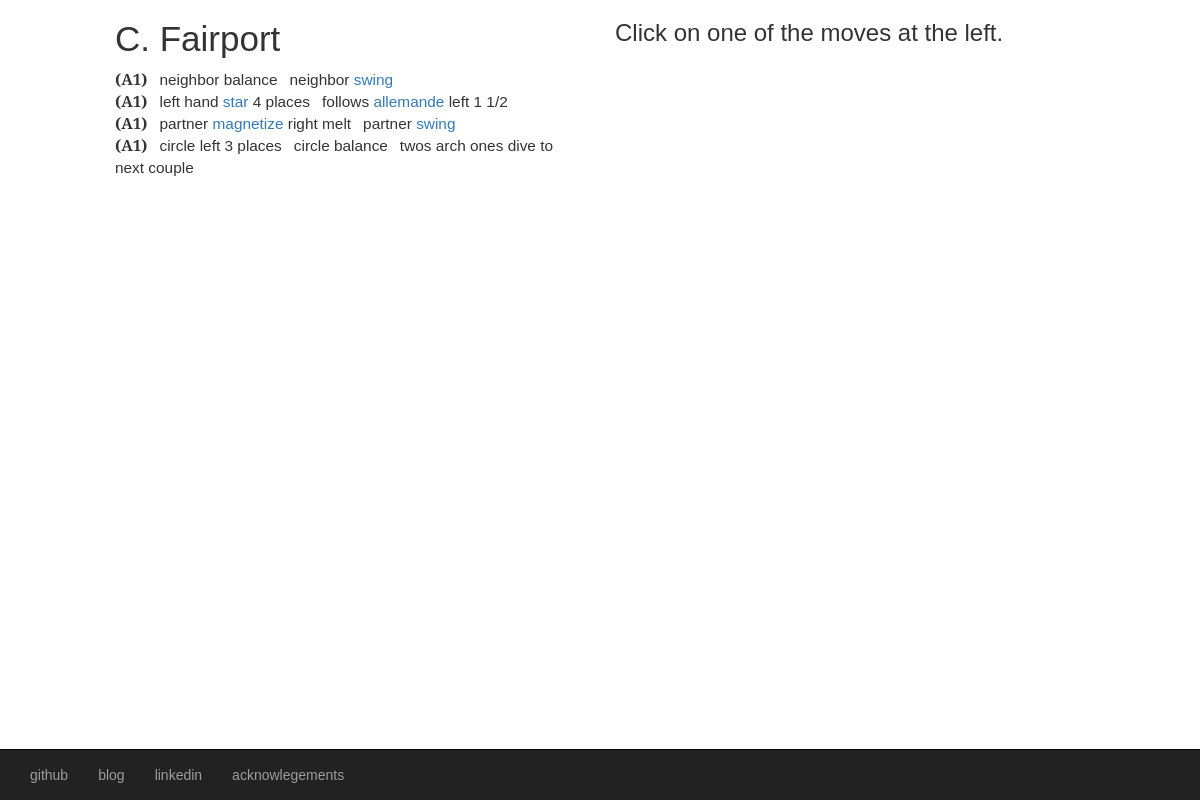
The app's page /new with its own data.
### model.py (models this page shows, shortened)
class Move(db.Model):
    __tablename__ = "moves"
    move_code = db.Column(db.String(12), primary_key=True)
    type_code = db.Column(db.String(24), db.ForeignKey('types.type_code'))
    move_name = db.Column(db.String(64), nullable=False)
    beats = db.Column(db.Integer, nullable=False)
    follows_move = db.Column(db.Integer, nullable=False)
    leads_move = db.Column(db.Integer, nullable=False)
    same_side = db.Column(db.Integer, nullable=True)
    type_ = db.relationship('Type_', backref=db.backref('moves'))

### server.py (the view)
@app.route('/new')
def generate():
    title = make_title()
    print title
    dance = simple_trans()
    print dance
    return render_template("new.html", dance=dance, title=title)

### algorithm.py (called while the page is built)
def pull_move_codes():
    all_codes = db.session.query(Move.move_code).all()
    return all_codes

def make_moves():
    all_moves = pull_move_codes()
    move_dict = {}
    for code in all_moves:
        move_code = code[0]
        move_dict[move_code] = MoveObj(move_code)
    return move_dict

def do_it_all():
    da_dict = make_moves()
    new_dance = DanceObj(da_dict)
    return new_dance.dance_moves, da_dict

    def get_attributes(self):
        self.type_code, self.beats, self.name = db.session.query(Move.type_code, Move.beats, Move.move_name).filter(Move.move_code == self.move_code).one()
        self.move_lead, self.move_follow, self.same_side = db.session.query(Move.leads_move, Move.follows_move, Move.same_side).filter(Move.move_code == self.move_code).one()
        self.min, self.max = db.session.query(Type_.min_repeats, Type_.max_repeats).filter(Type_.type_code == self.type_code).one()
        self.orphanable = self.orphanable()
        self.values = self.get_values()

    def get_values(self):
        values = db.session.query(Chain.value).filter(Chain.key_ == self.move_code).all()
        values_list = []
        for value in values:
            values_list.append(value[0])
        return values_list

    def orphanable(self):
        return self.min != 0

    def pick_progression(self):
        prog_list = db.session.query(Progression.last, Progression.first, Progression.start).all()
        last_move, first_move, start_position = choice(prog_list)
        return (last_move, first_move, start_position)

    def len_left_init(self, last_move):
        move_beats = self.move_dict[last_move].beats
        minus_last = DANCE_LENGTH - move_beats
        return minus_last

    def count_dance(self, dance):
        count = 0
        for each_move in dance:
            move_time = self.move_dict[each_move].beats
            count += move_time
        return count

    def find_follows(self, dance):
        follow_count = 0
        for each_move in dance:
            follows_code = self.move_dict[each_move].move_follow
            if follows_code < 10:
                follows_move = follows_code
            else:
                follows_move = FUNKY_MOVES[follows_code][follow_count]
            follow_count += follows_move
            follow_count = follow_count % 4
        return follow_count

### code_to_choreo.py (called while the page is built)
def make_dance():
    dance_moves, da_dict = algorithm.do_it_all()
    print "DANCE MOVES: ", dance_moves
    return dance_moves, da_dict

### templates/new.html (shortened to what this page needs)
{% extends 'base.html' %}
{% block content %}
  <div class="container-fluid">
    <div class="row">
      <div class="col-xs-12 col-md-5 col-md-offset-1">
        <h2>{{ title }}</h2>
        <ol id="choreo">
        {% set tags = ["A1", "A2", "B1", "B2"] %}
        {% set i = 0 %}
        {% for phrase in dance %}
            <li>
              <span class="tags">({{ tags[i] }})</span>
                {% for move in phrase %}
                  <span class="moves">
                    {{ move }}
                  </span>
                {% endfor %}
            </li>
            {% set i = i + 1 %}
        {% endfor %}
        </ol>
      </div>
      <div class="col-xs-12 col-md-5" id="clips">
        <div id="clips">
          <h3>Click on one of the moves at the left.</h3>
        </div>
      </div>
    </div>
  </div>
{% endblock %}

### templates/base.html (shortened to what this page needs)
<!doctype html>
{% block html %}<html>{% endblock %}
<head>
    <link rel="stylesheet" href="https://maxcdn.bootstrapcdn.com/bootstrap/3.3.4/css/bootstrap.min.css">
    <link rel="stylesheet" href="/static/style.css">
</head>
<body>
    {% block content %} content goes here {% endblock %}
  <nav class="navbar navbar-inverse navbar-fixed-bottom">
    <div class="container-fluid">
      <div>
        <ul class="nav navbar-nav">
          <li><a href="https://github.com/ohrely">github</a></li>
          <li><a href="http://ohrely.com">blog</a></li>
          <li><a href="https://www.linkedin.com/in/ohrely">linkedin</a></li>
          <li><a href="/ack">acknowlegements</a></li>
        </ul>
      </div>
    </div>
  </nav>
</body>
</html>

### static/style.css (style rules this page uses)
body { font-family: 'Merriweather Sans', sans-serif; background-color: transparent; }
h2 { font-size: 250%; }
ol { margin-left:0; padding-left: 0; }
ol > li { list-style:none; font-size: 110%; }
.tags { font-weight: bold; }
.moves { padding-left: .5em; font-size: 100%; }

### records on screen
Move: move_name "neighbor balance"
Move: move_name "neighbor"
Move: tags "A1", phrase "left hand", move_name "follows"
Move: move_name "partner"
Move: move_name "partner"
Move: move_name "circle left 3 places"
Move: move_name "circle balance"
Move: move_name "twos arch ones dive to next couple"

### other values on screen
{{ title }} "C. Fairport"
{{ tags[i] }} "A1" "A1" "A1"
